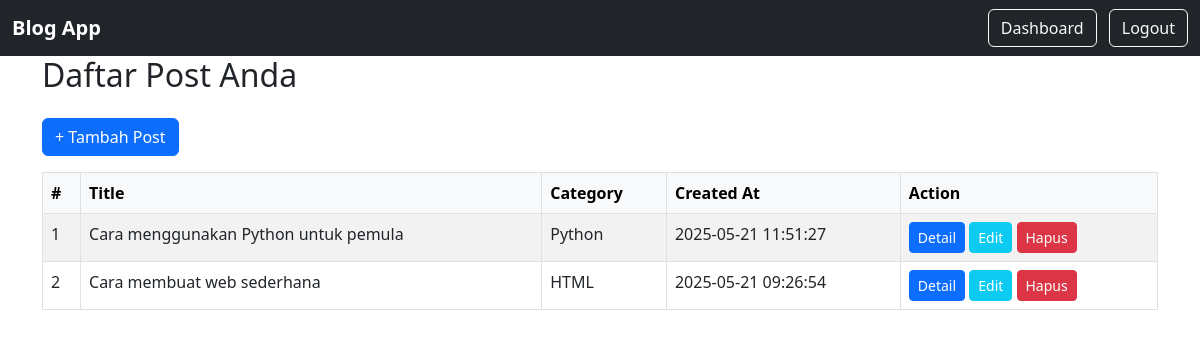
/dashboard.php (signed in), run on the app's committed database.
### tables this page shows
CREATE TABLE `posts` (
  `id` int NOT NULL,
  `user_id` int NOT NULL,
  `category_id` int NOT NULL,
  `title` varchar(255) NOT NULL,
  `content` varchar(1000) NOT NULL,
  `created_at` datetime DEFAULT CURRENT_TIMESTAMP
);

CREATE TABLE `categories` (
  `id` int NOT NULL,
  `name` varchar(100) NOT NULL
);

### dashboard.php (the view, shortened to what this page needs)
<?php
require 'db.php';
$user_id = $_SESSION['user_id'];
$stmt = $conn->prepare(
    "SELECT posts.id, posts.title, categories.name AS category_name, posts.created_at
     FROM posts
     JOIN categories ON posts.category_id = categories.id
     WHERE posts.user_id = ?
     ORDER BY posts.created_at DESC"
);
$stmt->bind_param('i', $user_id);
$stmt->execute();
$result = $stmt->get_result();
?>
<!DOCTYPE html>
<html lang="id">
<head>
    <link href="https://cdn.jsdelivr.net/npm/bootstrap@5.3.0/dist/css/bootstrap.min.css" rel="stylesheet">
</head>
<body>
<nav class="navbar navbar-dark bg-dark">
    <div class="container-fluid">
        <a class="navbar-brand fw-bold" href="index.php">Blog App</a>
        <div>
            <a href="dashboard.php" class="btn btn-outline-light me-2">Dashboard</a>
            <a href="logout.php" class="btn btn-outline-light">Logout</a>
        </div>
    </div>
</nav>
<div class="container">
    <h2 class="mb-4">Daftar Post Anda</h2>
    <a href="create_post.php" class="btn btn-primary mb-3">+ Tambah Post</a>
    <table class="table table-bordered table-striped">
        <thead class="table-light">
            <tr>
                <th>#</th>
                <th>Title</th>
                <th>Category</th>
                <th>Created At</th>
                <th>Action</th>
            </tr>
        </thead>
        <tbody>
        <?php $no = 1; while ($row = $result->fetch_assoc()): ?>
            <tr>
                <td><?= $no++ ?></td>
                <td><?= htmlspecialchars($row['title']) ?></td>
                <td><?= htmlspecialchars($row['category_name']) ?></td>
                <td><?= $row['created_at'] ?></td>
                <td>
                    <a href="view_post.php?id=<?= $row['id'] ?>" class="btn btn-sm btn-primary">Detail</a>
                    <a href="edit_post.php?id=<?= $row['id'] ?>" class="btn btn-sm btn-info text-white">Edit</a>
                    <a href="delete_post.php?id=<?= $row['id'] ?>" class="btn btn-sm btn-danger" onclick="return confirm('Yakin ingin menghapus post ini?')">Hapus</a>
                </td>
            </tr>
        <?php endwhile; ?>
        </tbody>
    </table>
</div>
</body>
</html>

### data on the page
posts: title "Cara menggunakan Python untuk pemula", category.name "Python", created_at "2025-05-21 11:51:27"
posts: title "Cara membuat web sederhana", category.name "HTML", created_at "2025-05-21 09:26:54"
